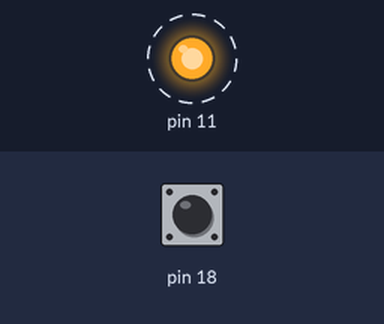
Recording of a program running on a simulated Raspberry Pi (header pin numbers). On the bench: output pins drawn as LEDs (lit = HIGH). Dashed ring = blinking. The test bench sets the inputs (shaded band); at power-on: pin 18 HIGH.

Above: at 1.25 s.
1.3 s: pin 18 pulled LOW for 3.2 s
At 1.8 s:
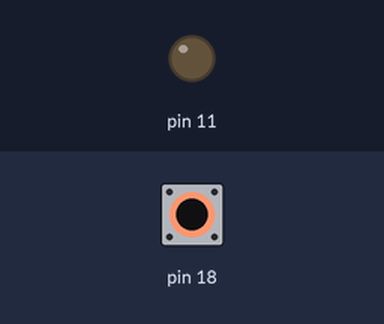
At 4.55 s:
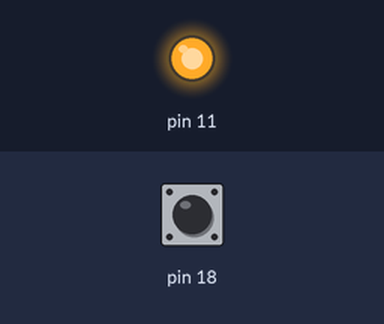
Timing chart, 0 to 12.2 s (numbered marks = the images above; inputs shaded):
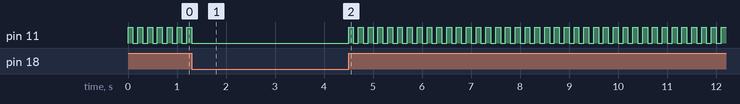

Measured:
- by itself, pin 11: repeats every 0.20 s: HIGH 0.10 s, LOW 0.10 s

The program:

led_test.py
```python
import time
import RPi.GPIO as GPIO

# RPi.GPIO Layout verwenden (wie Pin-Nummern)
GPIO.setmode(GPIO.BOARD)

# Pin 18 (GPIO 24) auf Input setzen
GPIO.setup(18, GPIO.IN, pull_up_down=GPIO.PUD_UP)

# Pin 11 (GPIO 17) auf Output setzen
GPIO.setup(11, GPIO.OUT)

# Dauersschleife
while 1:
  # LED immer ausmachen
  GPIO.output(11, GPIO.LOW)

  # GPIO lesen
  if GPIO.input(18) == GPIO.HIGH:
    # LED an
    GPIO.output(11, GPIO.HIGH)

    # Warte 100 ms
    time.sleep(0.1)

    # LED aus
    GPIO.output(11, GPIO.LOW)

    # Warte 100 ms
    time.sleep(0.1)
```
